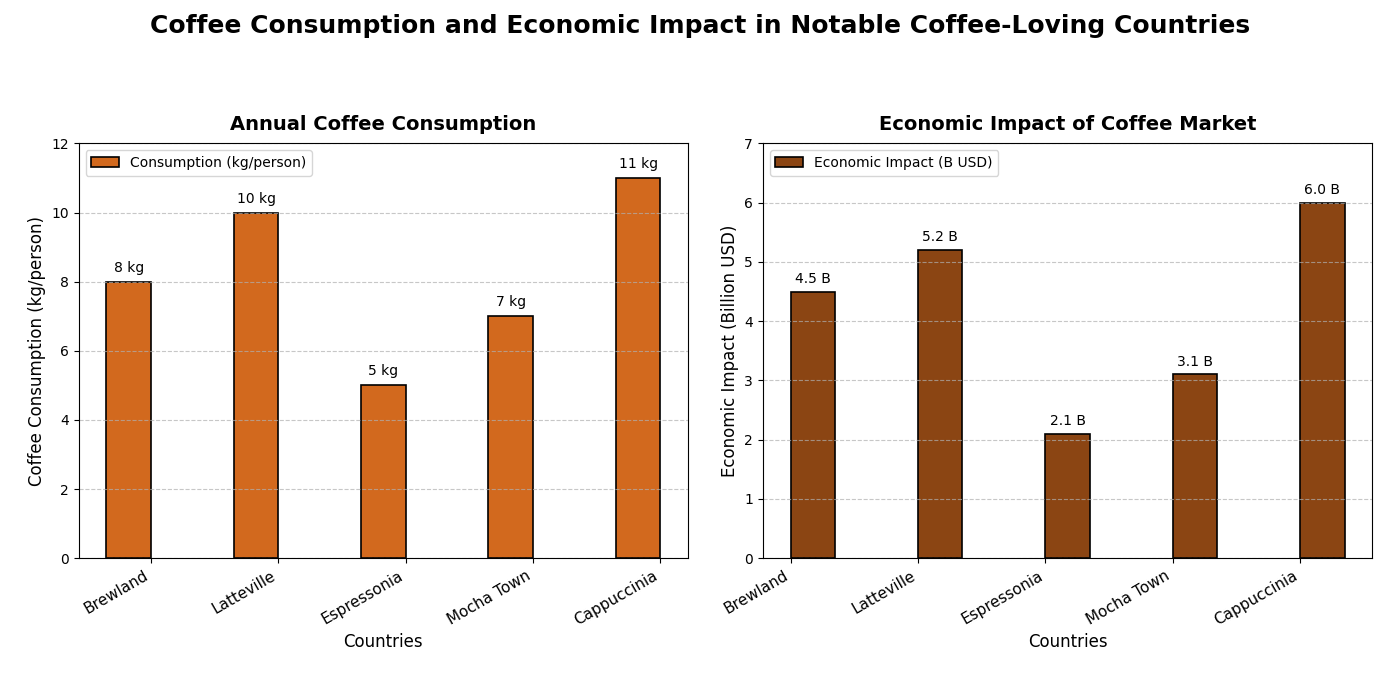

This figure's Python source:
import matplotlib.pyplot as plt
import numpy as np

countries = ['Brewland', 'Latteville', 'Espressonia', 'Mocha Town', 'Cappuccinia']
coffee_consumption = [8, 10, 5, 7, 11]
economic_impact = [4.5, 5.2, 2.1, 3.1, 6.0]

x_pos = np.arange(len(countries))
width = 0.35

fig, (ax1, ax2) = plt.subplots(1, 2, figsize=(14, 7))
fig.suptitle('Coffee Consumption and Economic Impact in Notable Coffee-Loving Countries', fontsize=18, fontweight='bold', y=0.98)

# Change colors for the two bar charts
bars1 = ax1.bar(x_pos - width/2, coffee_consumption, width, color='#D2691E', edgecolor='black', linewidth=1.2, label='Consumption (kg/person)')
bars2 = ax2.bar(x_pos + width/2, economic_impact, width, color='#8B4513', edgecolor='black', linewidth=1.2, label='Economic Impact (B USD)')

for bar in bars1:
    yval = bar.get_height()
    ax1.text(bar.get_x() + bar.get_width()/2, yval + 0.2, f'{yval} kg', ha='center', va='bottom', fontsize=10)

for bar in bars2:
    yval = bar.get_height()
    ax2.text(bar.get_x() + bar.get_width()/2, yval + 0.1, f'{yval} B', ha='center', va='bottom', fontsize=10)

ax1.set_title('Annual Coffee Consumption', fontsize=14, fontweight='bold', pad=10)
ax1.set_xlabel('Countries', fontsize=12)
ax1.set_ylabel('Coffee Consumption (kg/person)', fontsize=12)
ax1.set_xticks(x_pos)
ax1.set_xticklabels(countries, fontsize=11, rotation=30, ha='right')
ax1.set_ylim(0, 12)

ax2.set_title('Economic Impact of Coffee Market', fontsize=14, fontweight='bold', pad=10)
ax2.set_xlabel('Countries', fontsize=12)
ax2.set_ylabel('Economic Impact (Billion USD)', fontsize=12)
ax2.set_xticks(x_pos)
ax2.set_xticklabels(countries, fontsize=11, rotation=30, ha='right')
ax2.set_ylim(0, 7)

ax1.grid(axis='y', linestyle='--', alpha=0.7)
ax2.grid(axis='y', linestyle='--', alpha=0.7)

ax1.legend(loc='upper left', fontsize=10)
ax2.legend(loc='upper left', fontsize=10)

plt.tight_layout(pad=2.0, rect=[0, 0.03, 1, 0.95])
plt.show()
